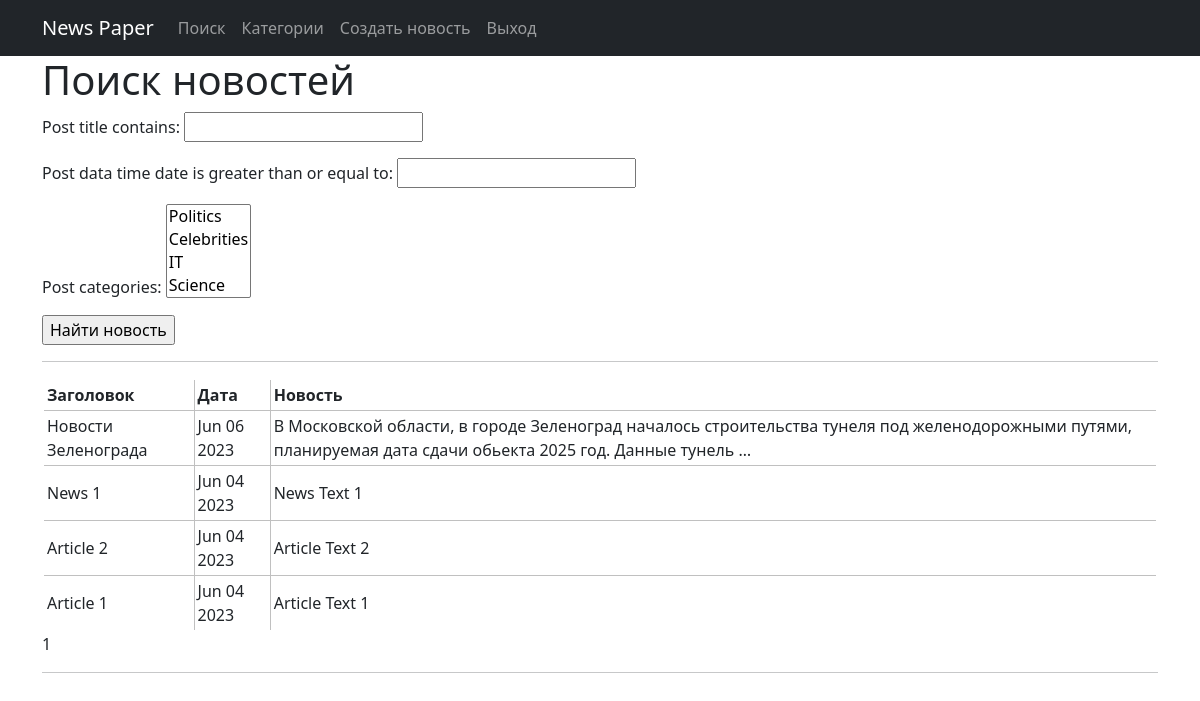
The page /news/search on the database as committed earlier.
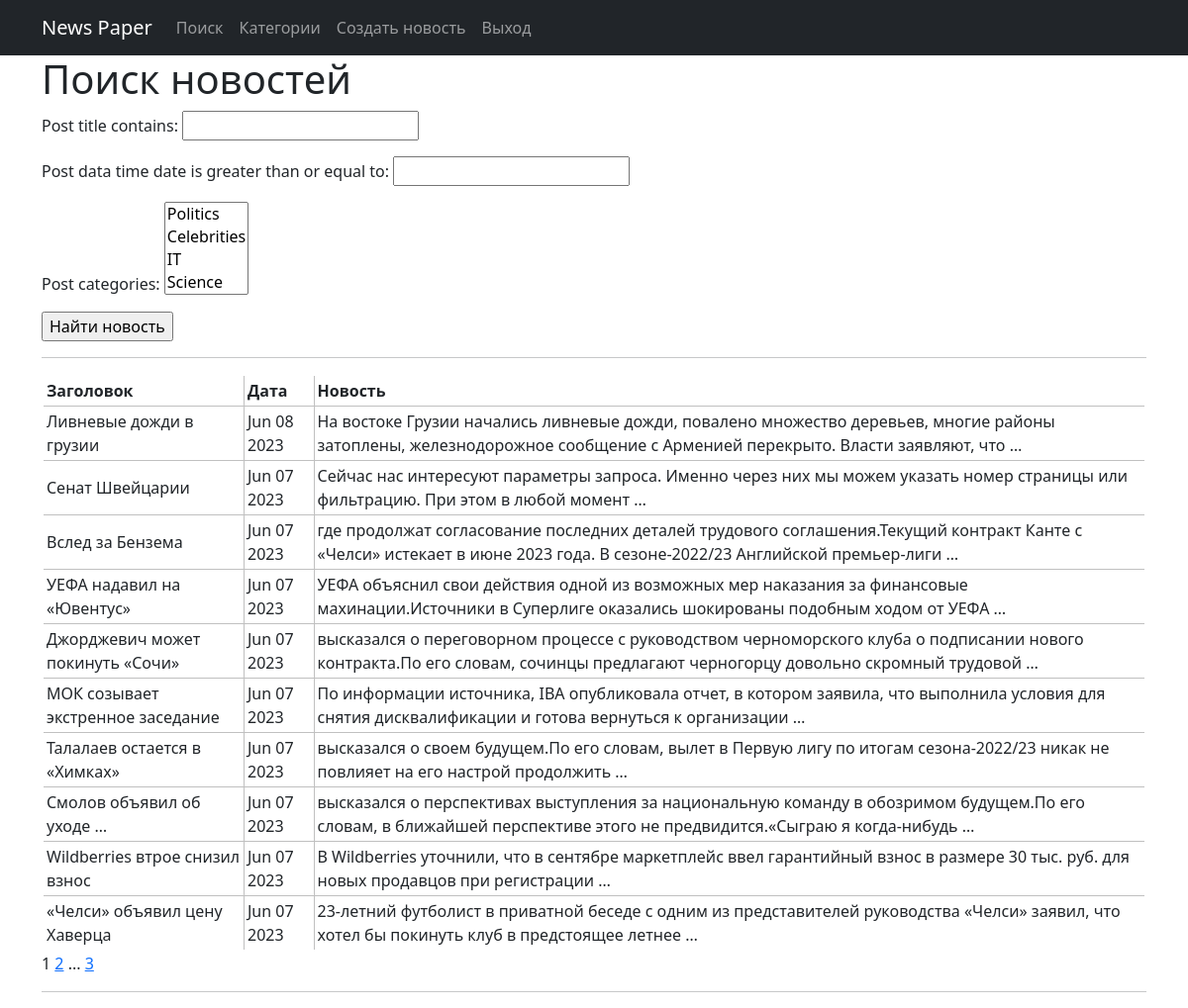
The same page on the database as committed later.
### news/models.py (models this page shows, shortened)
class Post(models.Model):
    ARTICLE = 'AR'
    NEWS = 'NW'
    POST_TYPE = [(ARTICLE, 'Статья'), (NEWS, 'Новость')]
    autor = models.ForeignKey(Author, on_delete=models.CASCADE)
    post_type = models.CharField(max_length=2, choices=POST_TYPE, default=ARTICLE)
    post_data_time = models.DateTimeField(auto_now_add=True)
    post_categories = models.ManyToManyField(Category, through="PostCategory")
    post_title = models.TextField()
    post_text = models.TextField()
    rating = models.IntegerField(default=0)

### news/views.py (the view)
# urls.py: path('search', PostSearch.as_view()),
class PostSearch(ListView):
    model = Post
    template_name = 'search.html'
    context_object_name = 'search'
    ordering = '-post_data_time'
    paginate_by = 10
    def get_queryset(self):
        queryset = super().get_queryset()
        self.filterset = PostFilter(self.request.GET, queryset)
        return self.filterset.qs
    def get_context_data(self, **kwargs):
        context = super().get_context_data(**kwargs)
        context['filterset'] = self.filterset
        return context

### news/models.py (called while the page is built)
    def __str__(self):
        return f'{self.category_name}'

### news/templatetags/custom_filters.py (called while the page is built)
@register.filter(name='censor')
def censor(value):
    text = x
    cens_text = str(value)
    for word in text.split():
        if word in cens_text:
            cens_text = cens_text.replace(str(word), len(str(word)) * '*')
    return cens_text

@register.simple_tag(takes_context=True)
def url_replace(context, **kwargs):
    d = context['request'].GET.copy()
    for k, v in kwargs.items():
        d[k] = v
    return d.urlencode()

### templates/search.html (shortened to what this page needs)
{% extends 'flatpages/default.html' %}
{% load custom_filters %}
{% block content %}
   <h1>Поиск новостей</h1>
   <form action="" method="get">
       {{ filterset.form.as_p }}
       <input type="submit" value="Найти новость" />
   </form>
<hr>
   {% if search %}
       <table>
           <tr>
               <td><b>Заголовок</b></td>
               <td><b>Дата</b></td>
               <td><b>Новость</b></td>
           </tr>
           {% for post in search %}
           <tr>
               <td><a class="nav-link" href=/news/{{post.id}}>{{ post.post_title|truncatewords:4|censor }}</a></td>
               <td>{{ post.post_data_time|date:'M d Y' }}</td>
               <td>{{ post.post_text|truncatewords:20|censor }}</td>
           </tr>
           {% endfor %}
       </table>
   {% else %}
       <h2>Новостей нет!</h2>
   {% endif %}
   {{ page_obj.number }}
   {% if page_obj.has_next %}
       <a href="?{% url_replace page=page_obj.next_page_number %}">{{ page_obj.next_page_number }}</a>
       {% if paginator.num_pages != page_obj.next_page_number %}
           ...
           <a href="?{% url_replace page=page_obj.paginator.num_pages %}">{{ page_obj.paginator.num_pages }}</a>
       {% endif %}
   {% endif %}
<hr>
{% endblock content %}

Rows that differ between the two databases and show on the page:
no longer on this page (row unchanged): Post: post_title|censor "Новости Зеленограда", post_data_time "Jun 06 2023", post_text|censor "В Московской области, в городе Зеленоград началось строительства тунеля под желенодорожными путями, планируемая дата сдачи обьекта 2025 год. Данные тунель …"
no longer on this page (row unchanged): Post: post_title|censor "News 1", post_data_time "Jun 04 2023", post_text|censor "News Text 1"
removed Post: post_title|censor "Article 2", post_data_time "Jun 04 2023", post_text|censor "Article Text 2"
no longer on this page (row edited): Post: post_title|censor "Article 1", post_data_time "Jun 04 2023", post_text|censor "Article Text 1"
added Post: post_title|censor "Ливневые дожди в грузии", post_data_time "Jun 08 2023", post_text|censor "На востоке Грузии начались ливневые дожди, повалено множество деревьев, многие районы затоплены, железнодорожное сообщение с Арменией перекрыто. Власти заявляют, что …"
added Post: post_title|censor "Сенат Швейцарии", post_data_time "Jun 07 2023", post_text|censor "Сейчас нас интересуют параметры запроса. Именно через них мы можем указать номер страницы или фильтрацию. При этом в любой момент …"
added Post: post_title|censor "Вслед за Бензема", post_data_time "Jun 07 2023", post_text|censor "где продолжат согласование последних деталей трудового соглашения.Текущий контракт Канте с «Челси» истекает в июне 2023 года. В сезоне-2022/23 Английской премьер-лиги …"
added Post: post_title|censor "УЕФА надавил на «Ювентус»", post_data_time "Jun 07 2023", post_text|censor "УЕФА объяснил свои действия одной из возможных мер наказания за финансовые махинации.Источники в Суперлиге оказались шокированы подобным ходом от УЕФА …"
added Post: post_title|censor "Джорджевич может покинуть «Сочи»", post_data_time "Jun 07 2023", post_text|censor "высказался о переговорном процессе с руководством черноморского клуба о подписании нового контракта.По его словам, сочинцы предлагают черногорцу довольно скромный трудовой …"
added Post: post_title|censor "МОК созывает экстренное заседание", post_data_time "Jun 07 2023", post_text|censor "По информации источника, IBA опубликовала отчет, в котором заявила, что выполнила условия для снятия дисквалификации и готова вернуться к организации …"
added Post: post_title|censor "Талалаев остается в «Химках»", post_data_time "Jun 07 2023", post_text|censor "высказался о своем будущем.По его словам, вылет в Первую лигу по итогам сезона-2022/23 никак не повлияет на его настрой продолжить …"
added Post: post_title|censor "Смолов объявил об уходе …", post_data_time "Jun 07 2023", post_text|censor "высказался о перспективах выступления за национальную команду в обозримом будущем.По его словам, в ближайшей перспективе этого не предвидится.«Сыграю я когда-нибудь …"
added Post: post_title|censor "Wildberries втрое снизил взнос", post_data_time "Jun 07 2023", post_text|censor "В Wildberries уточнили, что в сентябре маркетплейс ввел гарантийный взнос в размере 30 тыс. руб. для новых продавцов при регистрации …"
added Post: post_title|censor "«Челси» объявил цену Хаверца", post_data_time "Jun 07 2023", post_text|censor "23-летний футболист в приватной беседе с одним из представителей руководства «Челси» заявил, что хотел бы покинуть клуб в предстоящее летнее …"
Other text that changed with them:
{{ page_obj.next_page_number }}: (not shown) → "2"
{{ page_obj.paginator.num_pages }}: (not shown) → "3"
